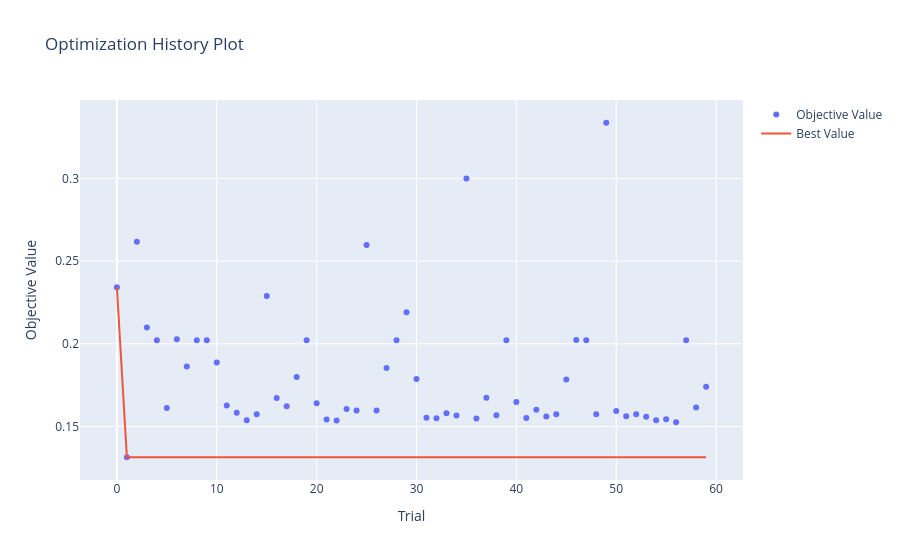

Write notebook code for a chart like this one.
### Code cell
optuna.visualization.plot_optimization_history(
    study_mlp_optimizer
)
